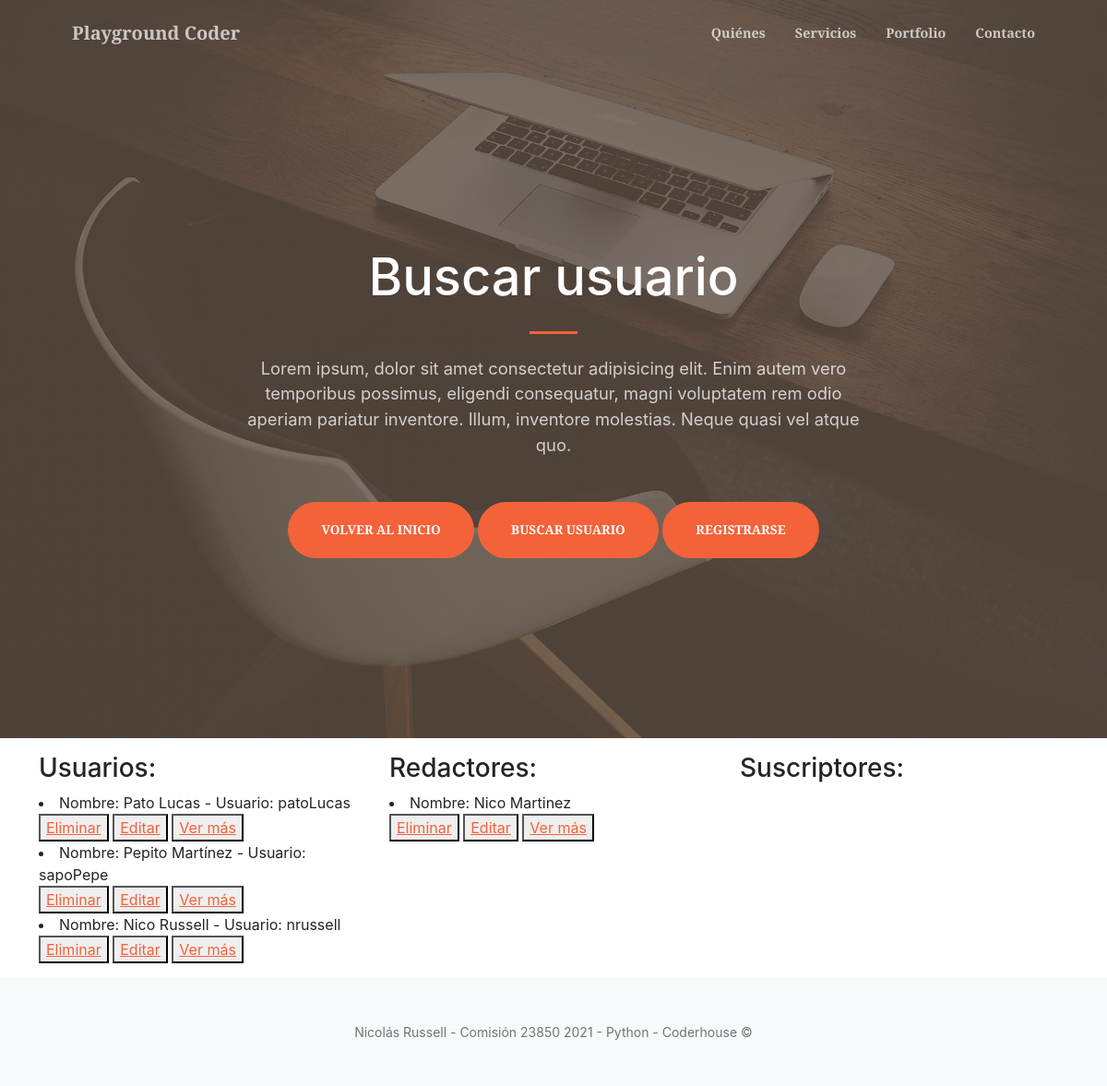
The page /AppPerfiles/verPerfiles on the database as committed earlier.
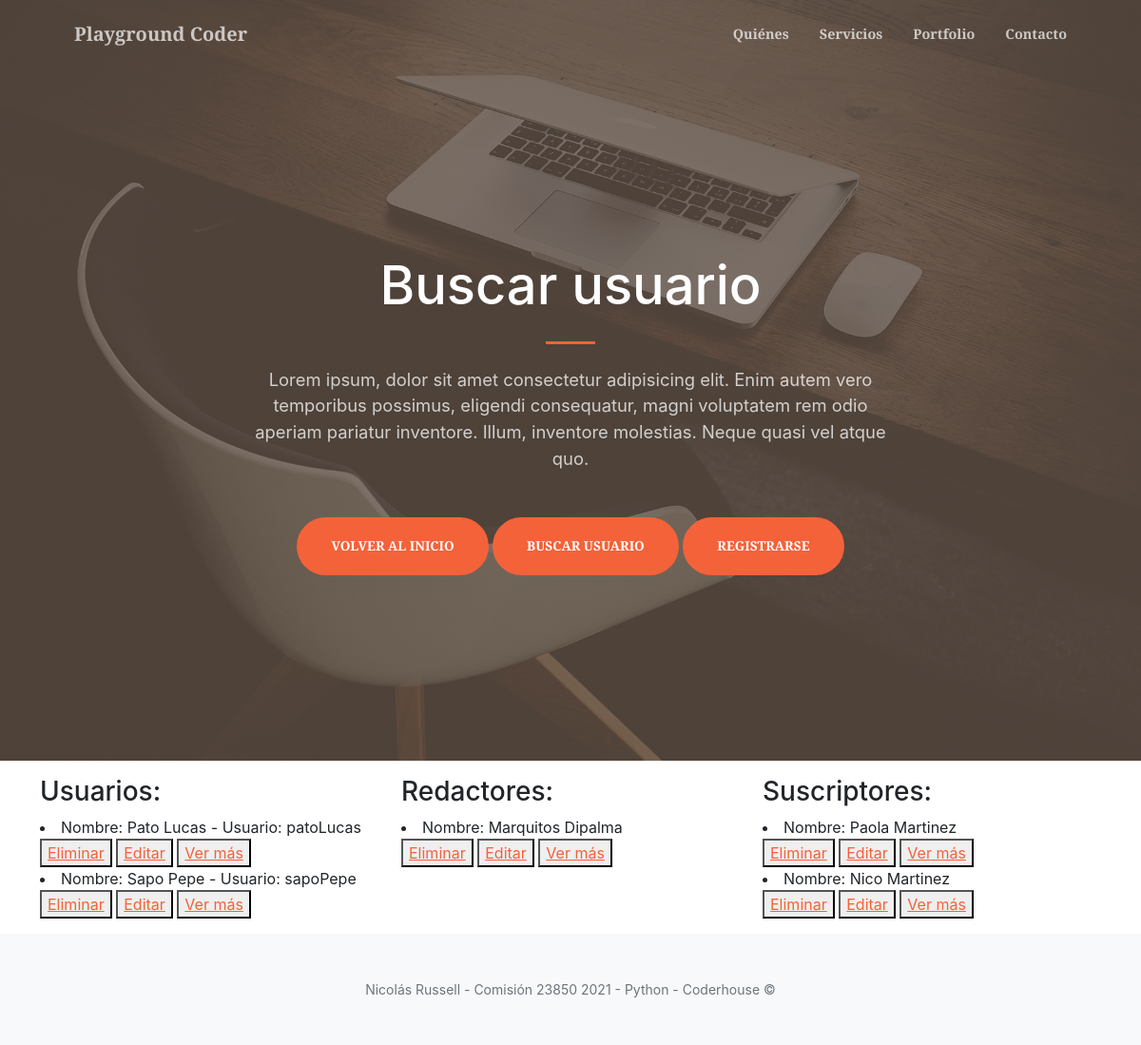
The same page on the database as committed later.
### AppRegistro/models.py (models this page shows, shortened)
class Usuario(models.Model):
    nombre = models.CharField(max_length=10)
    apellido = models.CharField(max_length=15)
    nombreUsuario = models.CharField(max_length=10)
    email = models.EmailField()
    contraseña = models.CharField(max_length=10)
    esAdmin = models.BooleanField()
    fechaNacimiento = models.DateField()

class Redactor(models.Model):
    nombre = models.CharField(max_length=10)
    apellido = models.CharField(max_length=15)
    email = models.EmailField()
    contraseña = models.CharField(max_length=10)
    profesion = models.CharField(max_length=30)
    fechaNacimiento = models.DateField()

class Suscriptor(models.Model):
    nombre = models.CharField(max_length=10)
    apellido = models.CharField(max_length=15)
    email = models.EmailField()
    profesion = models.CharField(max_length=30)
    fechaNacimiento = models.DateField()

### AppPerfiles/views.py (the view)
# urls.py: path('verPerfiles', views.verPerfiles, name='Ver Perfiles'),
def verPerfiles(request):
    usuarios = Usuario.objects.all()
    redactores = Redactor.objects.all()
    suscriptores = Suscriptor.objects.all()
    contexto = {"usuarios":usuarios, "redactores": redactores, "suscriptores": suscriptores}
    return render(request, "AppPerfiles/verPerfiles.html", contexto)

### AppPerfiles/templates/AppPerfiles/verPerfiles.html
{% extends 'AppRegistro/index.html' %}
{% load static %}
{% block titulo %}
    <h1 class="text-white font-weight-bold">Buscar usuario</h1>
{% endblock %}
{% block botones %}
    <p class="text-white-75 mb-5">Lorem ipsum, dolor sit amet consectetur adipisicing elit. Enim autem vero temporibus possimus, eligendi consequatur, magni voluptatem rem odio aperiam pariatur inventore. Illum, inventore molestias. Neque quasi vel atque quo.</p>
    <a class="btn btn-primary btn-xl" href="{% url 'Inicio' %}">Volver al inicio</a>
    <a class="btn btn-primary btn-xl" href="{% url 'Buscar usuario' %}">Buscar usuario</a>
    <a class="btn btn-primary btn-xl" href="{% url 'Registrarse' %}">Registrarse</a>
{% endblock %}
{% block resultadoBusqueda %}
<div class="container mt-3 mb-3">
    <div class="row">
        <div class="col-4">
            <h3>Usuarios:</h3>
            {% for u in usuarios %}
                <li>Nombre: {{u.nombre}} {{u.apellido}} - Usuario: {{u.nombreUsuario}}</li>
                <button>
                    <a href="{% url 'Eliminar Usuario' u.id%}">Eliminar</a>
                </button>
                <button>
                    <a href="{% url 'Editar Usuario' u.id%}">Editar</a>
                </button>
                <button>
                    <a href="{% url 'Perfil Usuario' u.id%}">Ver más</a>
                </button>
            {% endfor %}
        </div>
        <div class="col-4">
            <h3>Redactores:</h3>
            {% for r in redactores %}
                <li>Nombre: {{r.nombre}} {{r.apellido}}</li>
                <button>
                    <a href="{% url 'Eliminar Redactor' r.id %}">Eliminar</a>
                </button>
                <button>
                    <a href="{% url 'Editar Redactor' r.id %}">Editar</a>
                </button>
                <button>
                    <a href="{% url 'Perfil Redactor' r.id %}">Ver más</a>
                </button>
            {% endfor %}
        </div>
        <div class="col-4">
            <h3>Suscriptores:</h3>
            {% for s in suscriptores %}
                <li>Nombre: {{s.nombre}} {{s.apellido}}</li>
                <button>
                    <a href="{% url 'Eliminar Suscriptor' s.id %}">Eliminar</a>
                </button>
                <button>
                    <a href="{% url 'Editar Suscriptor' s.id %}">Editar</a>
                </button>
                <button>
                    <a href="{% url 'Perfil Suscriptor' s.id %}">Ver más</a>
                </button>
            {% endfor %}
        </div>
    </div>
</div>
{% endblock %}

### AppRegistro/templates/AppRegistro/index.html (shortened to what this page needs)
<!DOCTYPE html>
<html lang="en">
    <head>
        {% load static %}
        <link href="https://cdn.jsdelivr.net/npm/bootstrap-icons@1.5.0/font/bootstrap-icons.css" rel="stylesheet" />
        <link href="https://cdnjs.cloudflare.com/ajax/libs/SimpleLightbox/2.1.0/simpleLightbox.min.css" rel="stylesheet" />
        <link href="{% static 'AppRegistro/css/styles.css' %}" rel="stylesheet" />
    </head>
    <body id="page-top">
        <nav class="navbar navbar-expand-lg navbar-light fixed-top py-3" id="mainNav">
            <div class="container px-4 px-lg-5">
                <a class="navbar-brand" href="{% url 'Inicio' %}">Playground Coder</a>
                <div class="collapse navbar-collapse" id="navbarResponsive">
                    <ul class="navbar-nav ms-auto my-2 my-lg-0">
                        <li class="nav-item"><a class="nav-link" href="{% url 'Quiénes' %}">Quiénes</a></li>
                        <li class="nav-item"><a class="nav-link" href="#services">Servicios</a></li>
                        <li class="nav-item"><a class="nav-link" href="#portfolio">Portfolio</a></li>
                        <li class="nav-item"><a class="nav-link" href="#contact">Contacto</a></li>
                    </ul>
                </div>
            </div>
        </nav>
        <header class="masthead">
            <div class="container px-4 px-lg-5 h-100">
                <div class="row gx-4 gx-lg-5 h-100 align-items-center justify-content-center text-center">
                    <div class="col-lg-8 align-self-end">
                        {% block titulo %}{% endblock %}
                        <hr class="divider" />
                    </div>
                    <div class="col-lg-8 align-self-baseline">
                        {% block botones %}{% endblock %}
                    </div>
                </div>
            </div>
        </header>
        {% block resultadoBusqueda %}
        {% endblock %}
        <footer class="bg-light py-5">
            <div class="container px-4 px-lg-5"><div class="small text-center text-muted">Nicolás Russell - Comisión 23850  2021 - Python - Coderhouse &copy;</div></div>
        </footer>
    </body>
</html>

Rows that differ between the two databases and show on the page:
removed Usuario: nombre "Pepito", apellido "Martínez", nombreUsuario "sapoPepe"
removed Usuario: nombre "Nico", apellido "Russell", nombreUsuario "nrussell"
removed Redactor: nombre "Nico", apellido "Martinez"
added Usuario: nombre "Sapo", apellido "Pepe", nombreUsuario "sapoPepe"
added Redactor: nombre "Marquitos", apellido "Dipalma"
added Suscriptor: nombre "Paola", apellido "Martinez"
added Suscriptor: nombre "Nico", apellido "Martinez"
